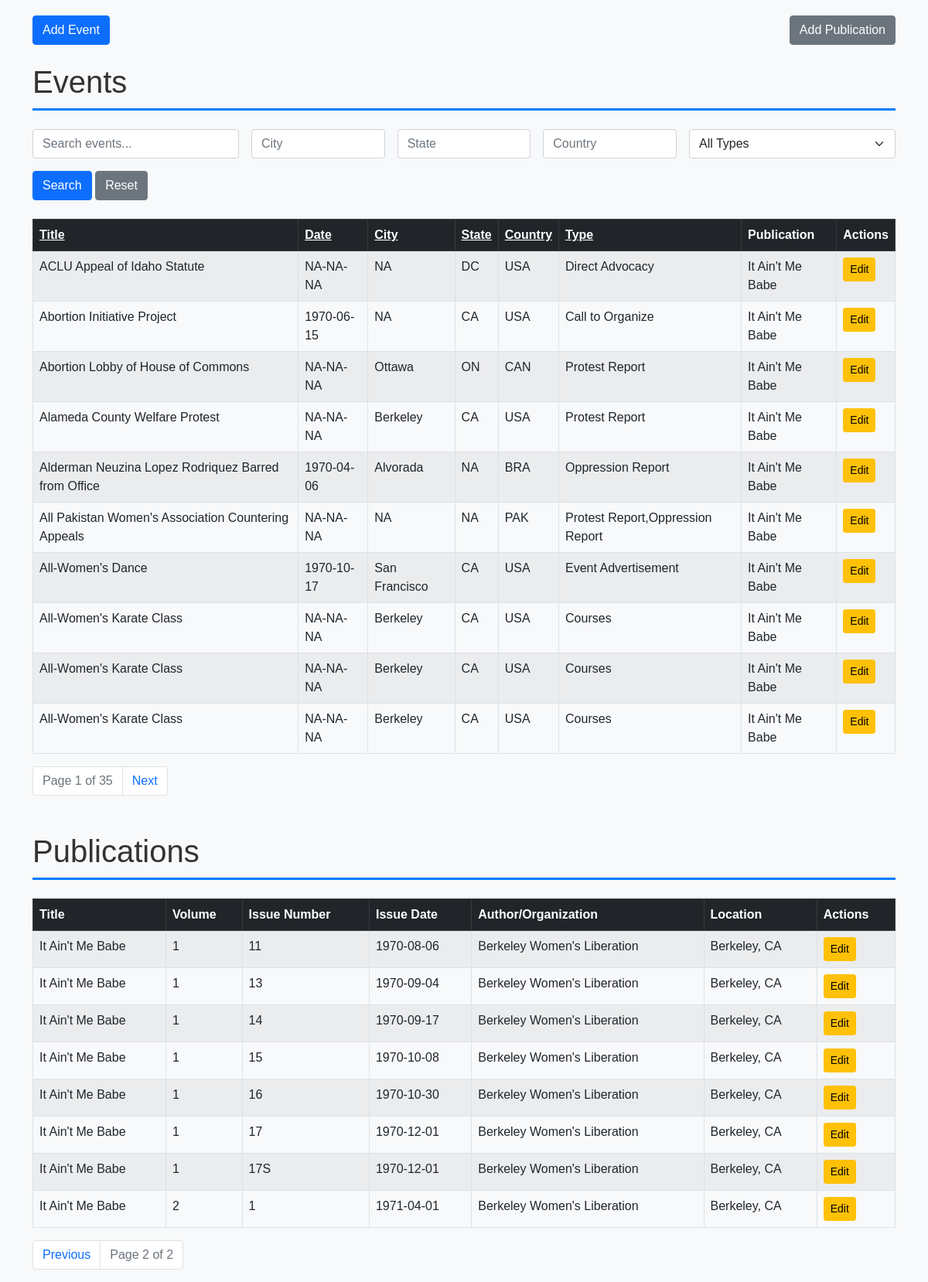
Screenshot of /?page_publications=2&sort_publications=pub_title&order_publications=asc with the database file from the repository.
### tables this page shows
CREATE TABLE events (
    event_id INTEGER PRIMARY KEY AUTOINCREMENT, -- Unique ID for each event
    event_title TEXT NOT NULL,                  -- Title of the event
    event_date DATE,                            -- Date of the event
    description TEXT,                           -- Description of the event
    city TEXT,                                  -- City where the event occurred
    state TEXT,                                 -- State where the event occurred
    country TEXT,                               -- Country where the event occurred
    location TEXT,                              -- Specific location of the event (e.g., venue name)
    address TEXT,                               -- Street address of the event
    event_type TEXT,                            -- Type of event (e.g., conference, workshop)
    publication_id INTEGER,                     -- Foreign key to publications table
    source_publication TEXT,                    -- Source publication for the event if reprinted
    FOREIGN KEY (publication_id) REFERENCES publications (pub_id)
);

CREATE TABLE publications (
    pub_id INTEGER PRIMARY KEY AUTOINCREMENT, -- Unique ID for each publication
    pub_title TEXT NOT NULL,                 -- Title of the publication
    volume INTEGER NOT NULL,                 -- Volume number
    issue_number INTEGER NOT NULL,           -- Issue number within the volume
    issue_date DATE,                         -- Full issue date (year, month, day)
    volume_title TEXT,                       -- Title of the volume (if applicable)
    author_org TEXT,                         -- Author or organization responsible for the publication
    location TEXT                            -- Location associated with the publication
);

### DatabaseFlask/app.py (the view)
@app.route('/')
def index():
    search = request.args.get('search', '').strip()
    sort_events = request.args.get('sort_events', 'event_title')  # Default sort for events
    order_events = request.args.get('order_events', 'asc')  # Default order for events
    page_events = int(request.args.get('page_events', 1))  # Current page for events
    per_page = 10  # Number of rows per page
    offset_events = (page_events - 1) * per_page
    sort_publications = request.args.get('sort_publications', 'pub_title')  # Default sort for publications
    order_publications = request.args.get('order_publications', 'asc')  # Default order for publications
    page_publications = int(request.args.get('page_publications', 1))  # Current page for publications
    offset_publications = (page_publications - 1) * per_page
    conn = get_db_connection()
    events_query = f'''
        SELECT e.event_id, e.event_title, e.event_date, e.city, e.state, e.country, e.event_type,
               e.description, e.location, e.address, e.source_publication,
               p.pub_title AS publication_title
        FROM events e
        LEFT JOIN publications p ON e.publication_id = p.pub_id
        WHERE e.event_title LIKE ?
        ORDER BY {sort_events} {order_events.upper()}
        LIMIT ? OFFSET ?
    '''
    events = conn.execute(events_query, (f"%{search}%", per_page, offset_events)).fetchall()
    total_events_query = '''
        SELECT COUNT(*) FROM events WHERE event_title LIKE ?
    '''
    total_events = conn.execute(total_events_query, (f"%{search}%",)).fetchone()[0]
    publications_query = f'''
        SELECT pub_id, pub_title, volume, issue_number, issue_date, author_org, location
        FROM publications
        ORDER BY {sort_publications} {order_publications.upper()}
        LIMIT ? OFFSET ?
    '''
    publications = conn.execute(publications_query, (per_page, offset_publications)).fetchall()
    total_publications_query = '''
        SELECT COUNT(*) FROM publications
    '''
    total_publications = conn.execute(total_publications_query).fetchone()[0]
    conn.close()
    total_pages_events = (total_events + per_page - 1) // per_page  # Round up division
    total_pages_publications = (total_publications + per_page - 1) // per_page
    return render_template(
        'index.html',
        events=events,
        publications=publications,
        page_events=page_events,
        total_pages_events=total_pages_events,
        page_publications=page_publications,
        total_pages_publications=total_pages_publications,
        search=search,
        sort_events=sort_events,
        order_events=order_events,
        sort_publications=sort_publications,
        order_publications=order_publications
    )

### DatabaseFlask/app.py (called while the page is built)
def get_db_connection():
    conn = sqlite3.connect(DB_PATH)
    conn.row_factory = sqlite3.Row  # This allows us to access columns by name like row['title']
    return conn

### DatabaseFlask/templates/index.html (shortened to what this page needs)
{% extends "base.html" %}
{% block content %}
<div class="d-flex justify-content-between mb-4">
    <a href="{{ url_for('add_event') }}" class="btn btn-primary">Add Event</a>
    <a href="{{ url_for('add_publication') }}" class="btn btn-secondary">Add Publication</a>
</div>
<h1 class="mb-4">Events</h1>
<form method="GET" action="{{ url_for('index') }}" class="mb-4">
    <div class="row g-3">
        <div class="col-md-3">
            <input type="text" name="search" class="form-control" placeholder="Search events..." value="{{ search }}">
        </div>
        <div class="col-md-2">
            <input type="text" name="city" class="form-control" placeholder="City" value="{{ request.args.get('city', '') }}">
        </div>
        <div class="col-md-2">
            <input type="text" name="state" class="form-control" placeholder="State" value="{{ request.args.get('state', '') }}">
        </div>
        <div class="col-md-2">
            <input type="text" name="country" class="form-control" placeholder="Country" value="{{ request.args.get('country', '') }}">
        </div>
        <div class="col-md-3">
            <select name="event_type" class="form-select">
                <option value="">All Types</option>
            </select>
        </div>
    </div>
    <div class="mt-3">
        <button type="submit" class="btn btn-primary">Search</button>
        <a href="{{ url_for('index') }}" class="btn btn-secondary">Reset</a>
    </div>
</form>
<table class="table table-striped table-bordered">
    <thead class="table-dark">
        <tr>
            <th><a href="{{ url_for('index', sort_events='event_title', order_events='asc' if order_events == 'desc' else 'desc', page_events=page_events) }}" class="text-white">Title</a></th>
            <th><a href="{{ url_for('index', sort_events='event_date', order_events='asc' if order_events == 'desc' else 'desc', page_events=page_events) }}" class="text-white">Date</a></th>
            <th><a href="{{ url_for('index', sort_events='city', order_events='asc' if order_events == 'desc' else 'desc', page_events=page_events) }}" class="text-white">City</a></th>
            <th><a href="{{ url_for('index', sort_events='state', order_events='asc' if order_events == 'desc' else 'desc', page_events=page_events) }}" class="text-white">State</a></th>
            <th><a href="{{ url_for('index', sort_events='country', order_events='asc' if order_events == 'desc' else 'desc', page_events=page_events) }}" class="text-white">Country</a></th>
            <th><a href="{{ url_for('index', sort_events='event_type', order_events='asc' if order_events == 'desc' else 'desc', page_events=page_events) }}" class="text-white">Type</a></th>
            <th>Publication</th>
            <th>Actions</th>
        </tr>
    </thead>
    <tbody>
        {% for event in events %}
        <tr>
            <td>{{ event.event_title }}</td>
            <td>{{ event.event_date }}</td>
            <td>{{ event.city }}</td>
            <td>{{ event.state }}</td>
            <td>{{ event.country }}</td>
            <td>{{ event.event_type }}</td>
            <td>{{ event.publication_title }}</td>
            <td>
                <a href="{{ url_for('edit_record', record_type='event', record_id=event.event_id) }}" class="btn btn-sm btn-warning">Edit</a>
            </td>
        </tr>
        {% endfor %}
    </tbody>
</table>
<nav>
    <ul class="pagination">
        <li class="page-item disabled">
            <span class="page-link">Page {{ page_events }} of {{ total_pages_events }}</span>
        </li>
        {% if page_events < total_pages_events %}
        <li class="page-item">
            <a href="{{ url_for('index', page_events=page_events+1, sort_events=sort_events, order_events=order_events) }}" class="page-link">Next</a>
        </li>
        {% endif %}
    </ul>
</nav>
<h1 class="mt-5 mb-4">Publications</h1>
<table class="table table-striped table-bordered">
    <thead class="table-dark">
        <tr>
            <th>Title</th>
            <th>Volume</th>
            <th>Issue Number</th>
            <th>Issue Date</th>
            <th>Author/Organization</th>
            <th>Location</th>
            <th>Actions</th>
        </tr>
    </thead>
    <tbody>
        {% for publication in publications %}
        <tr>
            <td>{{ publication.pub_title }}</td>
            <td>{{ publication.volume }}</td>
            <td>{{ publication.issue_number }}</td>
            <td>{{ publication.issue_date }}</td>
            <td>{{ publication.author_org }}</td>
            <td>{{ publication.location }}</td>
            <td>
                <a href="{{ url_for('edit_record', record_type='publication', record_id=publication.pub_id) }}" class="btn btn-sm btn-warning">Edit</a>
            </td>
        </tr>
        {% endfor %}
    </tbody>
</table>
<nav>
    <ul class="pagination">
        {% if page_publications > 1 %}
        <li class="page-item">
            <a href="{{ url_for('index', page_publications=page_publications-1, sort_publications=sort_publications, order_publications=order_publications) }}" class="page-link">Previous</a>
        </li>
        {% endif %}
        <li class="page-item disabled">
            <span class="page-link">Page {{ page_publications }} of {{ total_pages_publications }}</span>
        </li>
    </ul>
</nav>
{% endblock %}

### DatabaseFlask/templates/base.html (style rules this page uses)
body { font-family: Arial, sans-serif; background-color: #f8f9fa; }
h1 { color: #333; border-bottom: 3px solid #007bff; padding-bottom: 10px; }

### rows the page displays
events: event_title "ACLU Appeal of Idaho Statute", event_date "NA-NA-NA", city "NA", state "DC", country "USA", event_type "Direct Advocacy", publication_title "It Ain't Me Babe"
events: event_title "Abortion Initiative Project", event_date "1970-06-15", city "NA", state "CA", country "USA", event_type "Call to Organize", publication_title "It Ain't Me Babe"
events: event_title "Abortion Lobby of House of Commons", event_date "NA-NA-NA", city "Ottawa", state "ON", country "CAN", event_type "Protest Report", publication_title "It Ain't Me Babe"
events: event_title "Alameda County Welfare Protest", event_date "NA-NA-NA", city "Berkeley", state "CA", country "USA", event_type "Protest Report", publication_title "It Ain't Me Babe"
events: event_title "Alderman Neuzina Lopez Rodriquez Barred from Office", event_date "1970-04-06", city "Alvorada", state "NA", country "BRA", event_type "Oppression Report", publication_title "It Ain't Me Babe"
events: event_title "All Pakistan Women's Association Countering Appeals", event_date "NA-NA-NA", city "NA", state "NA", country "PAK", event_type "Protest Report,Oppression Report", publication_title "It Ain't Me Babe"
events: event_title "All-Women's Dance", event_date "1970-10-17", city "San Francisco", state "CA", country "USA", event_type "Event Advertisement", publication_title "It Ain't Me Babe"
events: event_title "All-Women's Karate Class", event_date "NA-NA-NA", city "Berkeley", state "CA", country "USA", event_type "Courses", publication_title "It Ain't Me Babe"
events: event_title "All-Women's Karate Class", event_date "NA-NA-NA", city "Berkeley", state "CA", country "USA", event_type "Courses", publication_title "It Ain't Me Babe"
events: event_title "All-Women's Karate Class", event_date "NA-NA-NA", city "Berkeley", state "CA", country "USA", event_type "Courses", publication_title "It Ain't Me Babe"
publications: pub_title "It Ain't Me Babe", volume "1", issue_number "11", issue_date "1970-08-06", author_org "Berkeley Women's Liberation", location "Berkeley, CA"
publications: pub_title "It Ain't Me Babe", volume "1", issue_number "13", issue_date "1970-09-04", author_org "Berkeley Women's Liberation", location "Berkeley, CA"
publications: pub_title "It Ain't Me Babe", volume "1", issue_number "14", issue_date "1970-09-17", author_org "Berkeley Women's Liberation", location "Berkeley, CA"
publications: pub_title "It Ain't Me Babe", volume "1", issue_number "15", issue_date "1970-10-08", author_org "Berkeley Women's Liberation", location "Berkeley, CA"
publications: pub_title "It Ain't Me Babe", volume "1", issue_number "16", issue_date "1970-10-30", author_org "Berkeley Women's Liberation", location "Berkeley, CA"
publications: pub_title "It Ain't Me Babe", volume "1", issue_number "17", issue_date "1970-12-01", author_org "Berkeley Women's Liberation", location "Berkeley, CA"
publications: pub_title "It Ain't Me Babe", volume "1", issue_number "17S", issue_date "1970-12-01", author_org "Berkeley Women's Liberation", location "Berkeley, CA"
publications: pub_title "It Ain't Me Babe", volume "2", issue_number "1", issue_date "1971-04-01", author_org "Berkeley Women's Liberation", location "Berkeley, CA"

### other values shown
{{ page_events }} "1"
{{ total_pages_events }} "35"
{{ page_publications }} "2"
{{ total_pages_publications }} "2"
